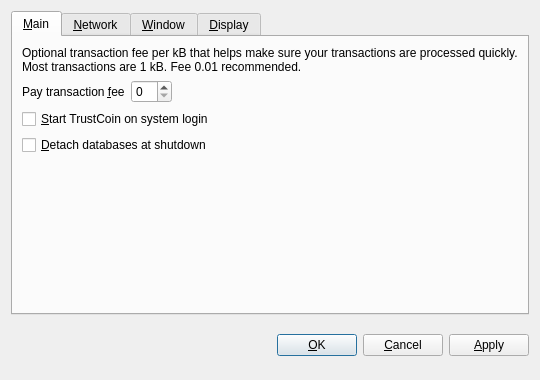
<?xml version="1.0" encoding="UTF-8"?>
<ui version="4.0">
 <class>OptionsDialog</class>
 <widget class="QDialog" name="OptionsDialog">
  <property name="geometry">
   <rect>
    <x>0</x>
    <y>0</y>
    <width>540</width>
    <height>380</height>
   </rect>
  </property>
  <property name="windowTitle">
   <string>Options</string>
  </property>
  <property name="modal">
   <bool>true</bool>
  </property>
  <layout class="QVBoxLayout" name="verticalLayout">
   <item>
    <widget class="QTabWidget" name="tabWidget">
     <property name="tabPosition">
      <enum>QTabWidget::North</enum>
     </property>
     <property name="currentIndex">
      <number>0</number>
     </property>
     <widget class="QWidget" name="tabMain">
      <attribute name="title">
       <string>&amp;Main</string>
      </attribute>
      <layout class="QVBoxLayout" name="verticalLayout_Main">
       <item>
        <widget class="QLabel" name="transactionFeeInfoLabel">
         <property name="text">
          <string>Optional transaction fee per kB that helps make sure your transactions are processed quickly. Most transactions are 1 kB. Fee 0.01 recommended.</string>
         </property>
         <property name="textFormat">
          <enum>Qt::PlainText</enum>
         </property>
         <property name="wordWrap">
          <bool>true</bool>
         </property>
        </widget>
       </item>
       <item>
        <layout class="QHBoxLayout" name="horizontalLayout_Main">
         <item>
          <widget class="QLabel" name="transactionFeeLabel">
           <property name="text">
            <string>Pay transaction &amp;fee</string>
           </property>
           <property name="textFormat">
            <enum>Qt::PlainText</enum>
           </property>
           <property name="buddy">
            <cstring>transactionFee</cstring>
           </property>
          </widget>
         </item>
         <item>
          <widget class="BitcoinAmountField" name="transactionFee"/>
         </item>
         <item>
          <spacer name="horizontalSpacer_Main">
           <property name="orientation">
            <enum>Qt::Horizontal</enum>
           </property>
           <property name="sizeHint" stdset="0">
            <size>
             <width>40</width>
             <height>20</height>
            </size>
           </property>
          </spacer>
         </item>
        </layout>
       </item>
       <item>
        <widget class="QCheckBox" name="bitcoinAtStartup">
         <property name="toolTip">
          <string>Automatically start TrustCoin after logging in to the system.</string>
         </property>
         <property name="text">
          <string>&amp;Start TrustCoin on system login</string>
         </property>
        </widget>
       </item>
       <item>
        <widget class="QCheckBox" name="detachDatabases">
         <property name="toolTip">
          <string>Detach block and address databases at shutdown. This means they can be moved to another data directory, but it slows down shutdown. The wallet is always detached.</string>
         </property>
         <property name="text">
          <string>&amp;Detach databases at shutdown</string>
         </property>
        </widget>
       </item>
       <item>
        <spacer name="verticalSpacer_Main">
         <property name="orientation">
          <enum>Qt::Vertical</enum>
         </property>
         <property name="sizeHint" stdset="0">
          <size>
           <width>20</width>
           <height>40</height>
          </size>
         </property>
        </spacer>
       </item>
      </layout>
     </widget>
     <widget class="QWidget" name="tabNetwork">
      <attribute name="title">
       <string>&amp;Network</string>
      </attribute>
      <layout class="QVBoxLayout" name="verticalLayout_Network">
       <item>
        <widget class="QCheckBox" name="mapPortUpnp">
         <property name="toolTip">
          <string>Automatically open the TrustCoin client port on the router. This only works when your router supports UPnP and it is enabled.</string>
         </property>
         <property name="text">
          <string>Map port using &amp;UPnP</string>
         </property>
        </widget>
       </item>
       <item>
        <widget class="QCheckBox" name="connectSocks">
         <property name="toolTip">
          <string>Connect to the TrustCoin network through a SOCKS proxy (e.g. when connecting through Tor).</string>
         </property>
         <property name="text">
          <string>&amp;Connect through SOCKS proxy:</string>
         </property>
        </widget>
       </item>
       <item>
        <layout class="QHBoxLayout" name="horizontalLayout_Network">
         <item>
          <widget class="QLabel" name="proxyIpLabel">
           <property name="text">
            <string>Proxy &amp;IP:</string>
           </property>
           <property name="textFormat">
            <enum>Qt::PlainText</enum>
           </property>
           <property name="buddy">
            <cstring>proxyIp</cstring>
           </property>
          </widget>
         </item>
         <item>
          <widget class="QValidatedLineEdit" name="proxyIp">
           <property name="maximumSize">
            <size>
             <width>140</width>
             <height>16777215</height>
            </size>
           </property>
           <property name="toolTip">
            <string>IP address of the proxy (e.g. 127.0.0.1)</string>
           </property>
          </widget>
         </item>
         <item>
          <widget class="QLabel" name="proxyPortLabel">
           <property name="text">
            <string>&amp;Port:</string>
           </property>
           <property name="textFormat">
            <enum>Qt::PlainText</enum>
           </property>
           <property name="buddy">
            <cstring>proxyPort</cstring>
           </property>
          </widget>
         </item>
         <item>
          <widget class="QLineEdit" name="proxyPort">
           <property name="maximumSize">
            <size>
             <width>55</width>
             <height>16777215</height>
            </size>
           </property>
           <property name="toolTip">
            <string>Port of the proxy (e.g. 9050)</string>
           </property>
          </widget>
         </item>
         <item>
          <widget class="QLabel" name="socksVersionLabel">
           <property name="text">
            <string>SOCKS &amp;Version:</string>
           </property>
           <property name="textFormat">
            <enum>Qt::PlainText</enum>
           </property>
           <property name="buddy">
            <cstring>socksVersion</cstring>
           </property>
          </widget>
         </item>
         <item>
          <widget class="QValueComboBox" name="socksVersion">
           <property name="toolTip">
            <string>SOCKS version of the proxy (e.g. 5)</string>
           </property>
          </widget>
         </item>
         <item>
          <spacer name="horizontalSpacer_Network">
           <property name="orientation">
            <enum>Qt::Horizontal</enum>
           </property>
           <property name="sizeHint" stdset="0">
            <size>
             <width>40</width>
             <height>20</height>
            </size>
           </property>
          </spacer>
         </item>
        </layout>
       </item>
       <item>
        <spacer name="verticalSpacer_Network">
         <property name="orientation">
          <enum>Qt::Vertical</enum>
         </property>
         <property name="sizeHint" stdset="0">
          <size>
           <width>20</width>
           <height>40</height>
          </size>
         </property>
        </spacer>
       </item>
      </layout>
     </widget>
     <widget class="QWidget" name="tabWindow">
      <attribute name="title">
       <string>&amp;Window</string>
      </attribute>
      <layout class="QVBoxLayout" name="verticalLayout_Window">
       <item>
        <widget class="QCheckBox" name="minimizeToTray">
         <property name="toolTip">
          <string>Show only a tray icon after minimizing the window.</string>
         </property>
         <property name="text">
          <string>&amp;Minimize to the tray instead of the taskbar</string>
         </property>
        </widget>
       </item>
       <item>
        <widget class="QCheckBox" name="minimizeOnClose">
         <property name="toolTip">
          <string>Minimize instead of exit the application when the window is closed. When this option is enabled, the application will be closed only after selecting Quit in the menu.</string>
         </property>
         <property name="text">
          <string>M&amp;inimize on close</string>
         </property>
        </widget>
       </item>
       <item>
        <spacer name="verticalSpacer_Window">
         <property name="orientation">
          <enum>Qt::Vertical</enum>
         </property>
         <property name="sizeHint" stdset="0">
          <size>
           <width>20</width>
           <height>40</height>
          </size>
         </property>
        </spacer>
       </item>
      </layout>
     </widget>
     <widget class="QWidget" name="tabDisplay">
      <attribute name="title">
       <string>&amp;Display</string>
      </attribute>
      <layout class="QVBoxLayout" name="verticalLayout_Display">
       <item>
        <layout class="QHBoxLayout" name="horizontalLayout_1_Display">
         <item>
          <widget class="QLabel" name="langLabel">
           <property name="text">
            <string>User Interface &amp;language:</string>
           </property>
           <property name="textFormat">
            <enum>Qt::PlainText</enum>
           </property>
           <property name="buddy">
            <cstring>lang</cstring>
           </property>
          </widget>
         </item>
         <item>
          <widget class="QValueComboBox" name="lang">
           <property name="toolTip">
            <string>The user interface language can be set here. This setting will take effect after restarting TrustCoin.</string>
           </property>
          </widget>
         </item>
        </layout>
       </item>
       <item>
        <layout class="QHBoxLayout" name="horizontalLayout_2_Display">
         <item>
          <widget class="QLabel" name="unitLabel">
           <property name="text">
            <string>&amp;Unit to show amounts in:</string>
           </property>
           <property name="textFormat">
            <enum>Qt::PlainText</enum>
           </property>
           <property name="buddy">
            <cstring>unit</cstring>
           </property>
          </widget>
         </item>
         <item>
          <widget class="QValueComboBox" name="unit">
           <property name="toolTip">
            <string>Choose the default subdivision unit to show in the interface and when sending coins.</string>
           </property>
          </widget>
         </item>
        </layout>
       </item>
       <item>
        <widget class="QCheckBox" name="displayAddresses">
         <property name="toolTip">
          <string>Whether to show TrustCoin addresses in the transaction list or not.</string>
         </property>
         <property name="text">
          <string>&amp;Display addresses in transaction list</string>
         </property>
        </widget>
       </item>
       <item>
        <widget class="QCheckBox" name="coinControlFeatures">
         <property name="toolTip">
          <string>Whether to show coin control features or not.</string>
         </property>
         <property name="text">
          <string>Display coin &amp;control features (experts only!)</string>
         </property>
        </widget>
       </item>
       <item>
        <spacer name="verticalSpacer_Display">
         <property name="orientation">
          <enum>Qt::Vertical</enum>
         </property>
         <property name="sizeHint" stdset="0">
          <size>
           <width>20</width>
           <height>40</height>
          </size>
         </property>
        </spacer>
       </item>
      </layout>
     </widget>
    </widget>
   </item>
   <item>
    <layout class="QHBoxLayout" name="horizontalLayout_Buttons">
     <item>
      <spacer name="horizontalSpacer_1">
       <property name="orientation">
        <enum>Qt::Horizontal</enum>
       </property>
       <property name="sizeHint" stdset="0">
        <size>
         <width>40</width>
         <height>48</height>
        </size>
       </property>
      </spacer>
     </item>
     <item>
      <widget class="QLabel" name="statusLabel">
       <property name="font">
        <font>
         <weight>75</weight>
         <bold>true</bold>
        </font>
       </property>
       <property name="text">
        <string/>
       </property>
       <property name="textFormat">
        <enum>Qt::PlainText</enum>
       </property>
       <property name="wordWrap">
        <bool>true</bool>
       </property>
      </widget>
     </item>
     <item>
      <spacer name="horizontalSpacer_2">
       <property name="orientation">
        <enum>Qt::Horizontal</enum>
       </property>
       <property name="sizeHint" stdset="0">
        <size>
         <width>40</width>
         <height>48</height>
        </size>
       </property>
      </spacer>
     </item>
     <item>
      <widget class="QPushButton" name="okButton">
       <property name="text">
        <string>&amp;OK</string>
       </property>
      </widget>
     </item>
     <item>
      <widget class="QPushButton" name="cancelButton">
       <property name="text">
        <string>&amp;Cancel</string>
       </property>
       <property name="autoDefault">
        <bool>false</bool>
       </property>
      </widget>
     </item>
     <item>
      <widget class="QPushButton" name="applyButton">
       <property name="text">
        <string>&amp;Apply</string>
       </property>
       <property name="autoDefault">
        <bool>false</bool>
       </property>
      </widget>
     </item>
    </layout>
   </item>
  </layout>
 </widget>
 <customwidgets>
  <customwidget>
   <class>BitcoinAmountField</class>
   <extends>QSpinBox</extends>
   <header>bitcoinamountfield.h</header>
  </customwidget>
  <customwidget>
   <class>QValueComboBox</class>
   <extends>QComboBox</extends>
   <header>qvaluecombobox.h</header>
  </customwidget>
  <customwidget>
   <class>QValidatedLineEdit</class>
   <extends>QLineEdit</extends>
   <header>qvalidatedlineedit.h</header>
  </customwidget>
 </customwidgets>
 <resources/>
 <connections/>
</ui>
